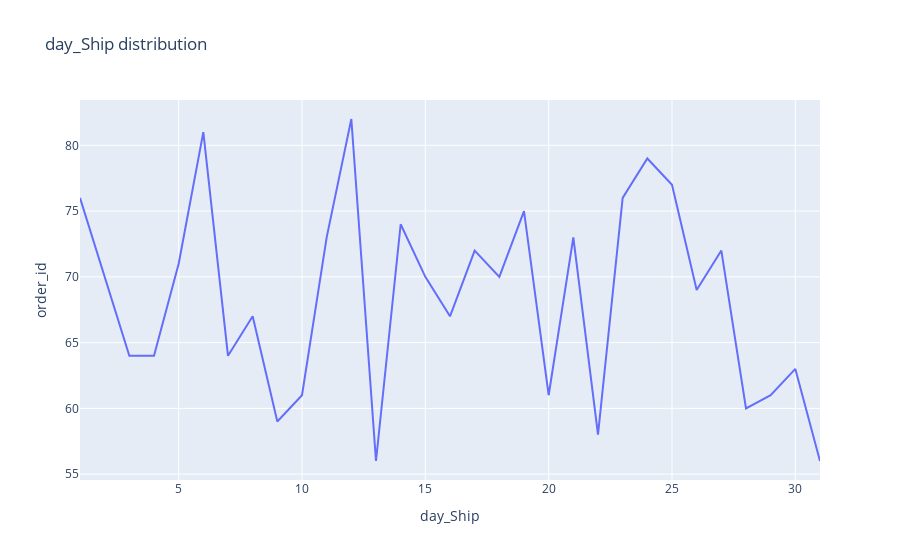

Source (notebook cell):
### Code cell
px.line(day_Ship_group, x="day_Ship", y="order_id", title="day_Ship distribution")

### Figure 1 — Plotly figure (JSON) as saved in the notebook; plotly's stock layout.template omitted (floating-point values rounded to 4 significant figures)
{"data": [{"hovertemplate": "day_Ship=%{x}<br>order_id=%{y}<extra></extra>", "legendgroup": "", "line": {"color": "#636efa", "dash": "solid"}, "marker": {"symbol": "circle"}, "mode": "lines", "name": "", "orientation": "v", "showlegend": false, "type": "scatter", "x": [31, 30, 29, 28, 27, 26, 25, 24, 23, 22, 21, 20, 19, 18, 17, 16, 15, 14, 13, 12, 11, 10, 9, 8, 7, 6, 5, 4, 3, 2, 1], "xaxis": "x", "y": [56, 63, 61, 60, 72, 69, 77, 79, 76, 58, 73, 61, 75, 70, 72, 67, 70, 74, 56, 82, 73, 61, 59, 67, 64, 81, 71, 64, 64, 70, 76], "yaxis": "y"}], "layout": {"legend": {"tracegroupgap": 0}, "title": {"text": "day_Ship distribution"}, "xaxis": {"anchor": "y", "domain": [0, 1], "title": {"text": "day_Ship"}}, "yaxis": {"anchor": "x", "domain": [0, 1], "title": {"text": "order_id"}}}}
